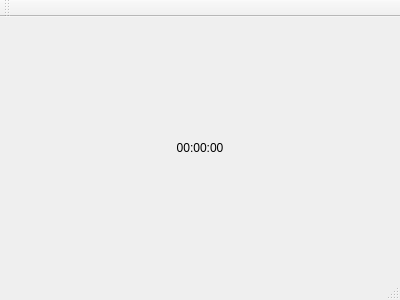
<?xml version="1.0" encoding="UTF-8"?>
<ui version="4.0">
 <class>MainWindow</class>
 <widget class="QMainWindow" name="MainWindow">
  <property name="geometry">
   <rect>
    <x>0</x>
    <y>0</y>
    <width>400</width>
    <height>300</height>
   </rect>
  </property>
  <property name="windowTitle">
   <string>MainWindow</string>
  </property>
  <widget class="QWidget" name="centralWidget">
   <layout class="QHBoxLayout" name="horizontalLayout">
    <item>
     <widget class="QLabel" name="label">
      <property name="styleSheet">
       <string notr="true">font: 75 20pt &quot;Constantia&quot;;</string>
      </property>
      <property name="text">
       <string>00:00:00</string>
      </property>
      <property name="alignment">
       <set>Qt::AlignCenter</set>
      </property>
     </widget>
    </item>
   </layout>
  </widget>
  <widget class="QMenuBar" name="menuBar">
   <property name="geometry">
    <rect>
     <x>0</x>
     <y>0</y>
     <width>400</width>
     <height>23</height>
    </rect>
   </property>
  </widget>
  <widget class="QToolBar" name="mainToolBar">
   <attribute name="toolBarArea">
    <enum>TopToolBarArea</enum>
   </attribute>
   <attribute name="toolBarBreak">
    <bool>false</bool>
   </attribute>
  </widget>
  <widget class="QStatusBar" name="statusBar"/>
 </widget>
 <layoutdefault spacing="6" margin="11"/>
 <resources/>
 <connections/>
</ui>
